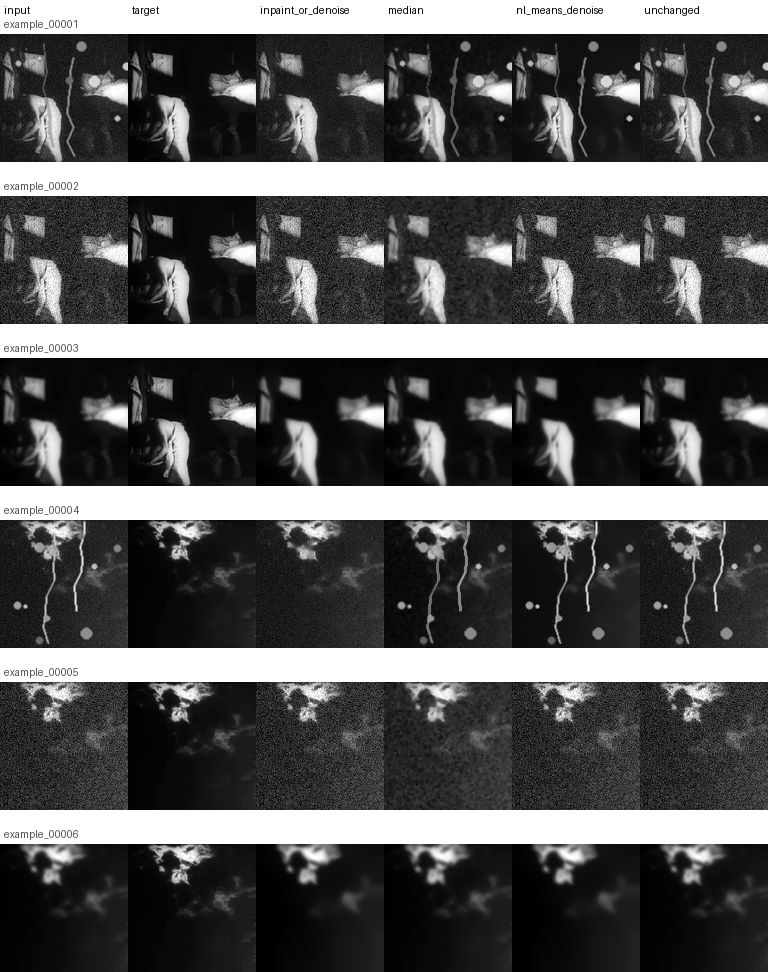
#> input picture reports/assets/baseline_restoration_examples.png, 768 x 972 px
$ python -i filter_text_frames.py   (imports and definitions only)
#> lines starting #> are read from the running program, lines starting #| are printed output that depends on the picture
from pathlib import Path
import argparse
import csv
import shutil
import re

import cv2
import easyocr
import numpy as np
from PIL import Image, ImageDraw, ImageOps
from tqdm import tqdm


def preprocess_for_ocr(image_path: Path) -> np.ndarray:
    img = Image.open(image_path).convert("L")
    arr = np.asarray(img)

    # Crop away outer border; old films often have black frame edges.
    h, w = arr.shape
#> h = 972; w = 768
    y0, y1 = int(0.04 * h), int(0.96 * h)
#> y0 = 38; y1 = 933
    x0, x1 = int(0.04 * w), int(0.96 * w)
#> x0 = 30; x1 = 737
    arr = arr[y0:y1, x0:x1]
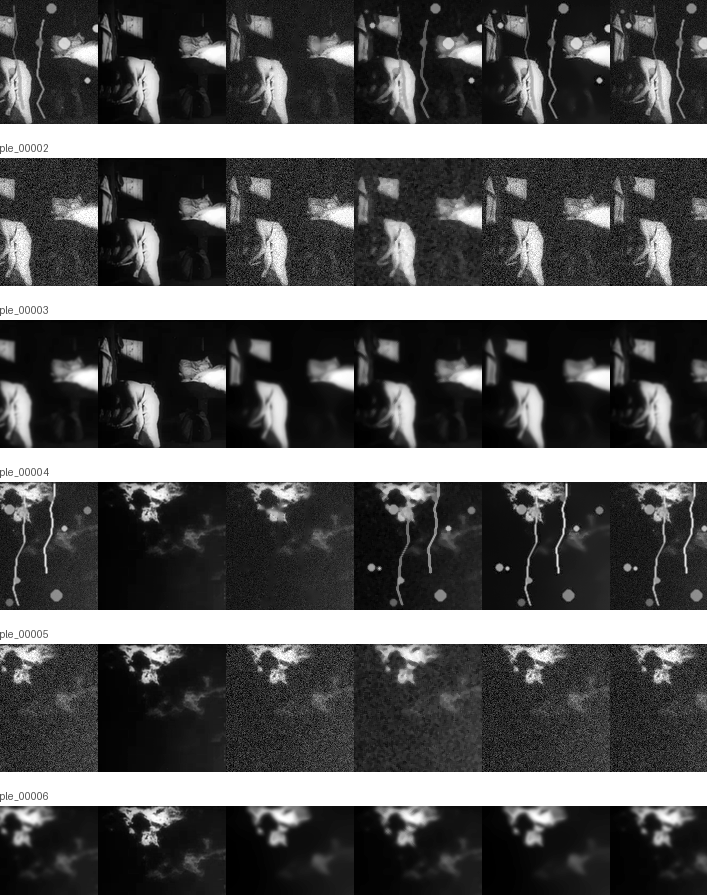
#> arr: shape (895, 707); min 0, max 255, mean 87.5

    # Upscale for OCR.
    arr = cv2.resize(arr, None, fx=2.0, fy=2.0, interpolation=cv2.INTER_CUBIC)
#> arr: shape (1790, 1414)

    # Normalize contrast.
    arr = cv2.normalize(arr, None, 0, 255, cv2.NORM_MINMAX)

    # EasyOCR accepts numpy arrays. RGB is safest.
    arr_rgb = cv2.cvtColor(arr, cv2.COLOR_GRAY2RGB)
    return arr_rgb


# [4 lines left out: function clean_text, not called in this run]


def useful_token_count(text: str) -> int:
    tokens = re.findall(r"[A-Za-z0-9]{2,}", text)
    return len(tokens)


# [213 lines left out: functions ocr_score, make_review_sheet, main, not called in this run]


# [21 lines not run here, left out]

>>> result = preprocess_for_ocr('../reports/assets/baseline_restoration_examples.png')
